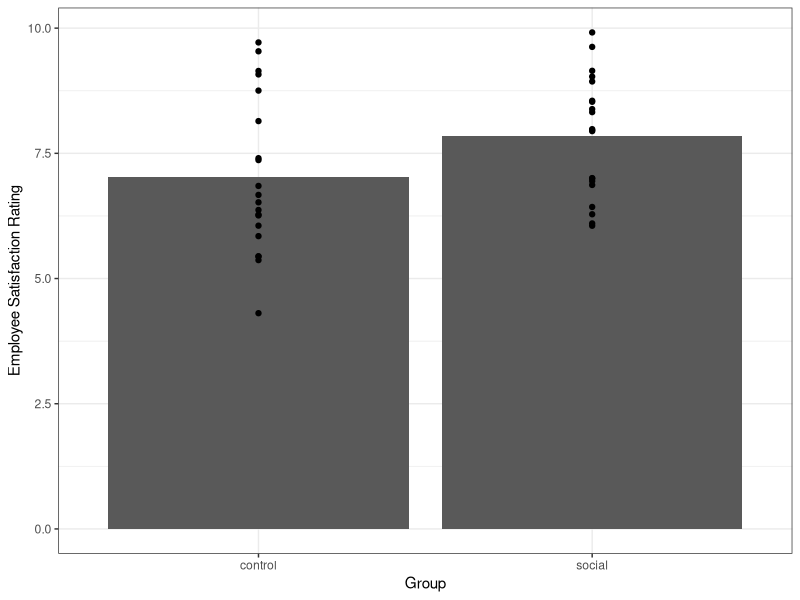

Generate this figure with R:
## ---- chunk 1
set.seed(150)
options(scipen=1, digits=3) # number formatting

##### Simulate data ---------------
cont.grp <- runif(n = 20, min = 4, max = 10)
social.grp <- runif(n = 20, min = 6, max = 10)

df <- data.frame(
  Rating = append(cont.grp, social.grp),
  Group = append(rep('control', 20), rep('social', 20))
)
## ---- chunk 2
library(ggplot2)
library(dplyr)
theme_set(theme_bw())

summ.df <- df %>% 
  group_by(Group) %>% 
  summarize(Rating = mean(Rating))

# percent change
perc.diff <- (summ.df$Rating[summ.df$Group == 'social'] - summ.df$Rating[summ.df$Group == 'control']) / abs(summ.df$Rating[summ.df$Group == 'control'])
perc.diff <- perc.diff*100

ggplot() +
  geom_bar(aes(x = Group, y = Rating), summ.df, stat = 'identity') +
  geom_point(aes(x = Group, y = Rating), df) +
  labs(
    x = "Group",
    y = "Employee Satisfaction Rating"
  ) +
  theme(plot.title = element_text(hjust = 0.5))
## ---- chunk 3
### Code variables
df$Group.code <- ifelse(df$Group == 'control', 0, 1)
## ---- chunk 4
### Make model and predictions -----
mod1 <- lm(Rating ~ Group.code, data = df)
mod1.summ <- summary(mod1)

df$preds <- predict(mod1, df)

print(mod1.summ)
## ---- chunk 5
### Model
summary(mod1) 

### Confidence interval
cints <- confint(mod1, 'Group.code', level=0.95)
print(cints)
